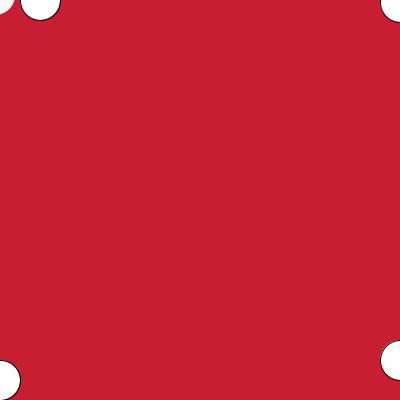
Frame 1 (no input)
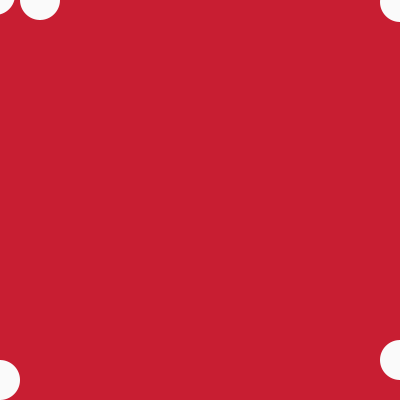
Frame 60 (the mouse pressed at the canvas centre just before this capture)
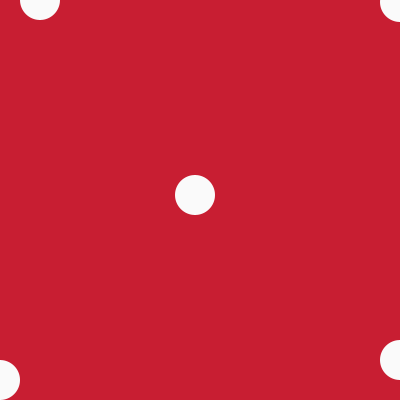
Frame 120 (the mouse held since frame 60 and released just before this capture)

The Processing sketch that drew these frames (run headless with seeded random() and noise(); from frame 60 on, the mouse is pressed at the canvas centre):

// Processing sketch: processing_42048
// ── processing_42048.pde

void setup(){
  size(400,400);
  background(200);
  smooth();
    
}
  
  
void draw(){
  background(200,30,50);
  ellipse(40,0,40,40);
  ellipse(0,380,40,40);
  
  ellipse(400,2,40,40);
  ellipse(400,360,40,40); 
 
  
  fill(250);
  noStroke(); 
  ellipse(mouseX-5, mouseY-5, 40, 40);
 
    
}
  
  
void drawCross(float x, float y, float crossSize, int c, float w) {
   
  stroke(c);
  strokeWeight(2);
   
  line(x, y, x+crossSize, y+crossSize);
  line(x+crossSize, y, x, y+crossSize);
}
